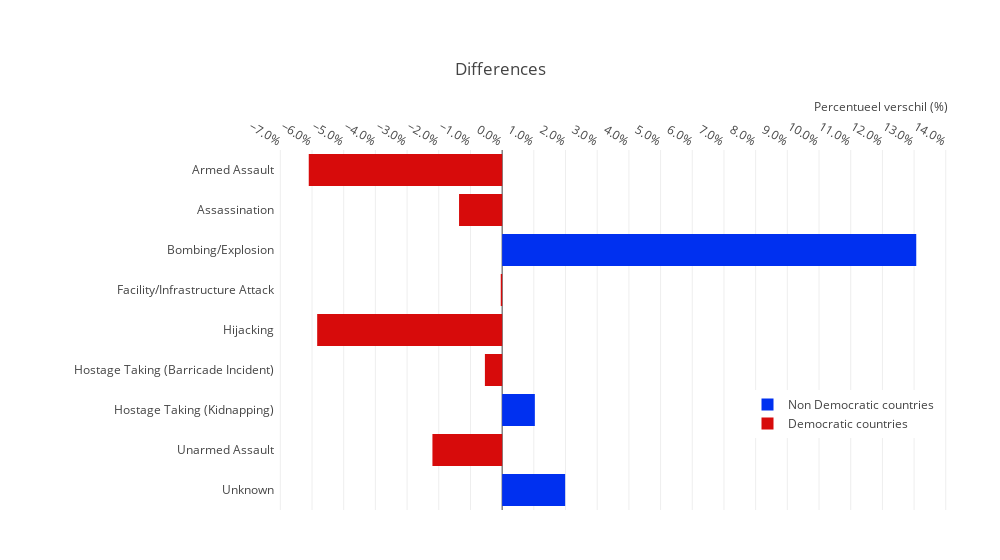

The cell this chart's notebook holds for it:
### Code cell
import numpy as np

democracy_colour = 'rgb(215, 11, 11)'
nondemocracy_colour = 'rgb(0, 48, 240)'

percentages_diff = list(np.array(percentages1)-np.array(percentages0))
rev_keys = sortedkeys[::-1]

rev_percentages_diff = percentages_diff[::-1]

colours_differences = [democracy_colour if x<0 else nondemocracy_colour for x in rev_percentages_diff]


trace_1 = go.Bar(
    name = 'Non Democratic countries',
    y = rev_keys,
    x = rev_percentages_diff,
    orientation = 'h',
    marker = dict(color = colours_differences)
)

layout = go.Layout(
    title = 'Differences',
    legend = dict(x = 0.7, y = 0.2),
    width = 1000,
    showlegend = True,
    xaxis = dict(
        zeroline=True,
        showline=False,
        showticklabels=True,
        showgrid=True,
        side='top',
        dtick=1,
        ticksuffix = ".0%"
    ),
    margin=go.layout.Margin(
        l=275,
        r=50,
        b=50,
        t=150
    ),
    annotations = [dict(
            x=1,
            y=1.15,
            showarrow=False,
            text='Percentueel verschil (%)',
            xref='paper',
            yref='paper'
        )],
)

trace_2 = go.Bar(
    name = 'Democratic countries',
    x = [None],
    y = [None],
    marker = dict(color = democracy_colour),
    showlegend = True
)
iplot(go.Figure(data=[trace_1, trace_2], layout=layout))

### Figure 1 — Plotly figure (JSON) as saved in the notebook; plotly's stock layout.template omitted (floating-point values rounded to 4 significant figures)
{"data": [{"marker": {"color": ["rgb(0, 48, 240)", "rgb(215, 11, 11)", "rgb(0, 48, 240)", "rgb(215, 11, 11)", "rgb(215, 11, 11)", "rgb(215, 11, 11)", "rgb(0, 48, 240)", "rgb(215, 11, 11)", "rgb(215, 11, 11)"]}, "name": "Non Democratic countries", "orientation": "h", "type": "bar", "uid": "a6110eaf-be5b-4be6-ae0d-b981aab1e499", "x": [1.988, -2.2, 1.032, -0.5443, -5.837, -0.04364, 13.07, -1.36, -6.103], "y": ["Unknown", "Unarmed Assault", "Hostage Taking (Kidnapping)", "Hostage Taking (Barricade Incident)", "Hijacking", "Facility/Infrastructure Attack", "Bombing/Explosion", "Assassination", "Armed Assault"]}, {"marker": {"color": "rgb(215, 11, 11)"}, "name": "Democratic countries", "showlegend": true, "type": "bar", "uid": "1d3d85a7-70bb-49eb-865f-d0a2e6d80ec5", "x": [null], "y": [null]}], "layout": {"annotations": [{"showarrow": false, "text": "Percentueel verschil (%)", "x": 1, "xref": "paper", "y": 1.15, "yref": "paper"}], "legend": {"x": 0.7, "y": 0.2}, "margin": {"b": 50, "l": 275, "r": 50, "t": 150}, "showlegend": true, "title": {"text": "Differences"}, "width": 1000, "xaxis": {"dtick": 1, "showgrid": true, "showline": false, "showticklabels": true, "side": "top", "ticksuffix": ".0%", "zeroline": true}}}
